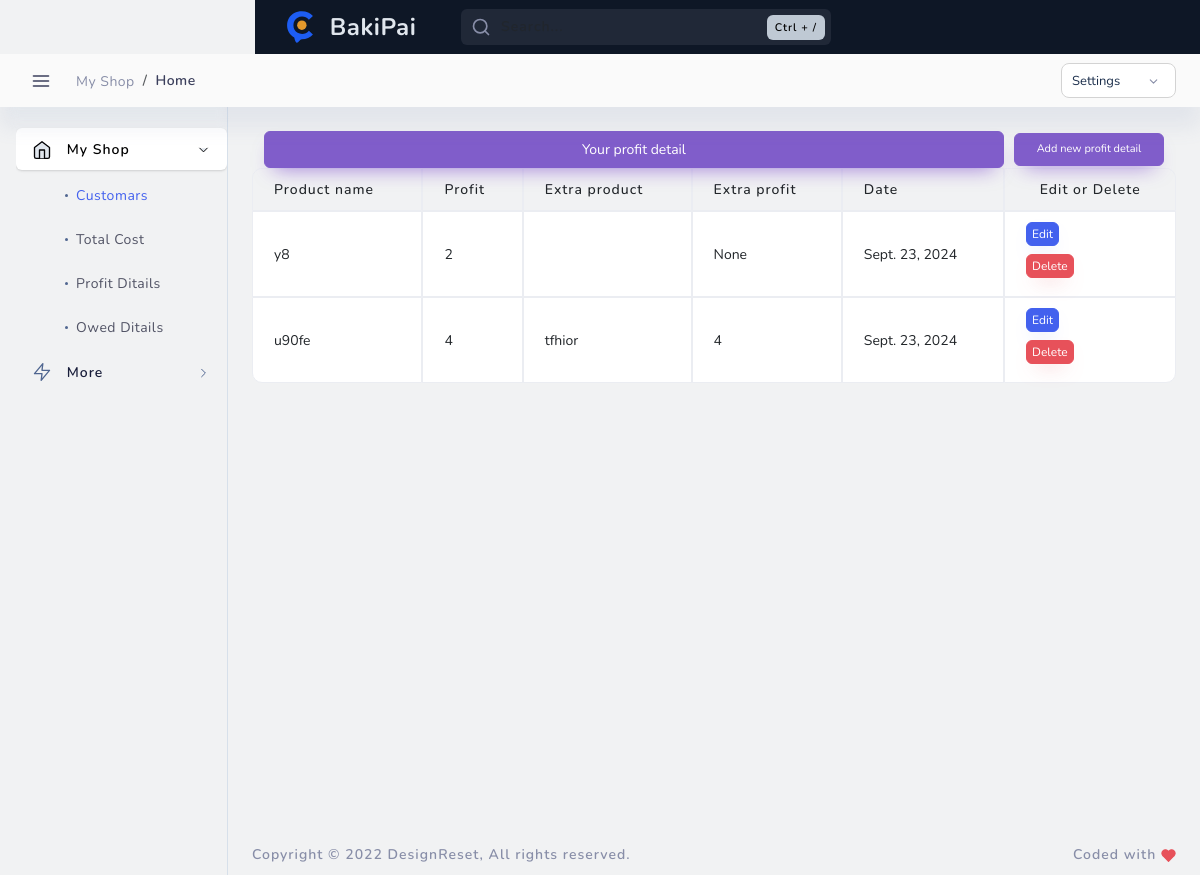
The page /profit_detail/ on the database as committed earlier.
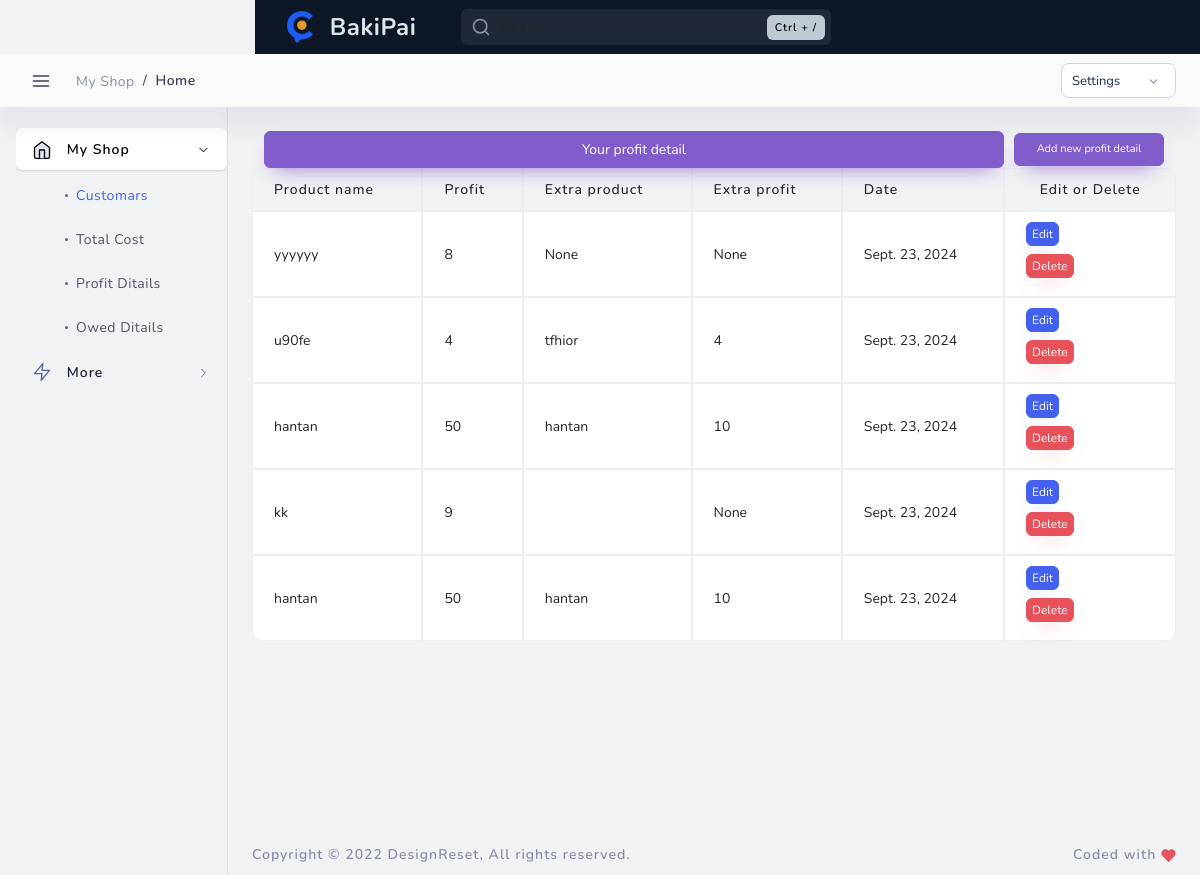
The same page on the database as committed later.
### admin_panel/models.py (models this page shows)
class profit_detail(models.Model):
    product_name = models.TextField(max_length=20000)
    profit = models.IntegerField()
    extra =  models.TextField(max_length=20000 , blank=True , null=True)
    extra_profit = models.IntegerField( blank=True , null=True)
    date = models.DateField(auto_now_add=True)

### admin_panel/views.py (the view)
# urls.py: path('profit_detail/', profit_details, name='profit_detail'),
def profit_details(request):
    delete_profit_detail = request.POST.get('delete')
    if request.method == 'POST' and delete_profit_detail:
        delete_pro_detail = profit_detail.objects.get( id = delete_profit_detail)
        delete_pro_detail.delete()
        return redirect('profit_detail')
    detail = profit_detail.objects.all()
    context = {
        'detail':detail
    }
    return render(request , 'admin_panel/prfit_ditail.html' , context)

### admin_panel/templates/admin_panel/prfit_ditail.html (shortened to what this page needs)
{% load static %}
<!DOCTYPE html>
<html lang="en">
<head>
    <link href="{% static 'admin_theme/layouts/vertical-dark-menu/css/light/loader.css' %}" rel="stylesheet" type="text/css" />
    <link href="{% static 'admin_theme/layouts/vertical-dark-menu/css/dark/loader.css' %}" rel="stylesheet" type="text/css" />
    <link href="{% static 'admin_theme/src/bootstrap/css/bootstrap.min.css' %}" rel="stylesheet" type="text/css" />
    <link href="{% static 'admin_theme/layouts/vertical-dark-menu/css/light/plugins.css' %}" rel="stylesheet" type="text/css" />
    <link href="{% static 'admin_theme/layouts/vertical-dark-menu/css/dark/plugins.css' %}" rel="stylesheet" type="text/css" />
    <link href="{% static 'admin_theme/src/plugins/src/apex/apexcharts.css' %}" rel="stylesheet" type="text/css">
    <link href="{% static 'admin_theme/src/assets/css/light/dashboard/dash_1.css' %}" rel="stylesheet" type="text/css" />
    <link href="{% static 'admin_theme/src/assets/css/dark/dashboard/dash_1.css' %}" rel="stylesheet" type="text/css" />
</head>
<body class="layout-boxed">
    <div class="header-container container-xxl">
        <header class="header navbar navbar-expand-sm expand-header">
            <ul class="navbar-item theme-brand flex-row  text-center">
                <li class="nav-item theme-logo">
                    <a href="index.html">
                        <img src="{% static 'admin_theme/src/assets/img/logo2.svg' %}" class="navbar-logo" alt="logo">
                    </a>
                </li>
                <li class="nav-item theme-text">
                    <a href="index.html" class="nav-link">BakiPai</a>
                </li>
            </ul>
            <div class="search-animated toggle-search">
                <svg xmlns="http://www.w3.org/2000/svg" width="24" height="24" viewBox="0 0 24 24" fill="none" stroke="currentColor" stroke-width="2" stroke-linecap="round" stroke-linejoin="round" class="feather feather-search"><circle cx="11" cy="11" r="8"></circle><line x1="21" y1="21" x2="16.65" y2="16.65"></line></svg>
                <form class="form-inline search-full form-inline search" role="search">
                    <div class="search-bar">
                        <input type="text" class="form-control search-form-control  ml-lg-auto" placeholder="Search...">
                    </div>
                </form>
                <span class="badge badge-secondary">Ctrl + /</span>
            </div>
        </header>
    </div>
    <div class="main-container" id="container">
        <div class="sidebar-wrapper sidebar-theme">
            <nav id="sidebar">
                <div class="shadow-bottom"></div>
                <ul class="list-unstyled menu-categories" id="accordionExample">
                    <li class="menu active">
                        <a href="#dashboard" data-bs-toggle="collapse" aria-expanded="true" class="dropdown-toggle">
                            <div class="">
                                <span>My Shop</span>
                            </div>
                            <div>
                                <svg xmlns="http://www.w3.org/2000/svg" width="24" height="24" viewBox="0 0 24 24" fill="none" stroke="currentColor" stroke-width="2" stroke-linecap="round" stroke-linejoin="round" class="feather feather-chevron-right"><polyline points="9 18 15 12 9 6"></polyline></svg>
                            </div>
                        </a>
                        <ul class="collapse submenu list-unstyled show" id="dashboard" data-bs-parent="#accordionExample">
                            <li class="active">
                                <a href="{% url 'customar_list' %}"> Customars </a>
                            </li>
                            <li>
                                <a href="{% url 'total_cost' %}">Total Cost </a>
                            </li>
                            <li>
                                <a href="{% url 'profit_detail' %}"> Profit Ditails </a>
                            </li>
                            <li>
                                <a href="{% url 'owed_detail' %}"> Owed Ditails</a>
                            </li>
                        </ul>
                    </li>
                    <li class="menu">
                        <a href="#elements" data-bs-toggle="collapse" aria-expanded="false" class="dropdown-toggle">
                            <div class="">
                                <svg xmlns="http://www.w3.org/2000/svg" width="24" height="24" viewBox="0 0 24 24" fill="none" stroke="currentColor" stroke-width="2" stroke-linecap="round" stroke-linejoin="round" class="feather feather-zap"><polygon points="13 2 3 14 12 14 11 22 21 10 12 10 13 2"></polygon></svg>
                                <span>More</span>
                            </div>
                            <div>
                                <svg xmlns="http://www.w3.org/2000/svg" width="24" height="24" viewBox="0 0 24 24" fill="none" stroke="currentColor" stroke-width="2" stroke-linecap="round" stroke-linejoin="round" class="feather feather-chevron-right"><polyline points="9 18 15 12 9 6"></polyline></svg>
                            </div>
                        </a>
            </nav>
        </div>
        <div id="content" class="main-content">
            <div class="layout-px-spacing">
                <div class="middle-content container-xxl p-0">
                    <div class="secondary-nav">
                        <div class="breadcrumbs-container" data-page-heading="Analytics">
                            <header class="header navbar navbar-expand-sm">
                                <a href="javascript:void(0);" class="btn-toggle sidebarCollapse" data-placement="bottom">
                                </a>
                                <div class="d-flex breadcrumb-content">
                                    <div class="page-header">
                                        <nav class="breadcrumb-style-one" aria-label="breadcrumb">
                                            <ol class="breadcrumb">
                                                <li class="breadcrumb-item"><a href="#">My Shop</a></li>
                                                <li class="breadcrumb-item active" aria-current="page">Home</li>
                                            </ol>
                                        </nav>
                                    </div>
                                </div>
                                <ul class="navbar-nav flex-row ms-auto breadcrumb-action-dropdown">
                                    <li class="nav-item more-dropdown">
                                        <div class="dropdown  custom-dropdown-icon">
                                            <a class="dropdown-toggle btn" href="#" role="button" id="customDropdown" data-bs-toggle="dropdown" aria-haspopup="true" aria-expanded="false">
                                                <span>Settings</span>
                                                <svg xmlns="http://www.w3.org/2000/svg" width="24" height="24" viewBox="0 0 24 24" fill="none" stroke="currentColor" stroke-width="2" stroke-linecap="round" stroke-linejoin="round" class="feather feather-chevron-down custom-dropdown-arrow"><polyline points="6 9 12 15 18 9"></polyline></svg>
                                            </a>
                                        </div>
                                    </li>
                                </ul>
                            </header>
                        </div>
                    </div>
                    </div>
                </head>
                <body>
                    <div class="container mt-4">
                        <div class="button-container d-flex justify-content-between align-items-center">
                            <button type="button" class="btn btn-secondary full-width-btn" data-bs-container="body" data-bs-placement="left" data-bs-content="Tooltip on left">
                                Your profit detail
                            </button>
                            <div class="dropdown dropdown-container">
                           <a href="{% url 'create_profit_detail' %}">     <button class="btn btn-secondary dropdown-toggle dropdown-btn btn-sm" type="button">
                            Add new profit  detail
                        </button></a>
                            </div>
                        </div>
                    </div>
                </body>
                </html>
                <div class="table-responsive">
                    <table class="table table-hover table-bordered">
                        <thead>
                            <tr>
                                <th>Product name</th>
                                <th>Profit</th>
                                <th>Extra product</th>
                                <th>Extra profit</th>
                                <th>Date</th>
                                <th class="text-center" scope="col">Edit or Delete</th>
                            </tr>
                        </thead>
                        <tbody>
                            {% for item in detail %}
                            <tr>
                                <td>{{ item.product_name}}</td>
                                <td>{{ item.profit}}</td>
                                <td>{{ item.extra}}</td>
                                <td>{{ item.extra_profit}}</td>
                                <td>{{ item.date}}</td>
                                <td>                                <a href="{% url 'update_profit_detail' item.id %}"><button class="btn btn-primary mb-2 me-2" style="padding: 2px 5px; font-size: 12px;">Edit</button></a>
                            <form method="POST">
                                <button class="btn btn-danger mb-2 me-2" style="padding: 2px 5px; font-size: 12px;"  data-id="{{ item.id }}">
                                    Delete
                                </button></td>
                            </tr>
                            {% endfor %}
                        </tbody>
                    </table>
                </div>
            <div class="footer-wrapper">
                <div class="footer-section f-section-1">
                    <p class="">Copyright © <span class="dynamic-year">2022</span> <a target="_blank" href="https://designreset.com/cork-admin/">DesignReset</a>, All rights reserved.</p>
                </div>
                <div class="footer-section f-section-2">
                    <p class="">Coded with </p>
                </div>
            </div>
</body>
</html>

### admin_panel/templates/admin_panel/prfit_ditail.html (style rules this page uses)
.full-width-btn { width: 100%; }
.dropdown-btn { width: auto; min-width: 150px; transition: all 0.3s ease; position: relative; }
.dropdown-container { margin-left: 10px; position: relative; }

Rows that differ between the two databases and show on the page:
changed profit_detail: product_name "y8" → "yyyyyy"; profit "2" → "8"; extra (not shown) → "None"
added profit_detail: product_name "hantan", profit "50", extra "hantan", extra_profit "10", date "Sept. 23, 2024"
added profit_detail: product_name "kk", profit "9", extra_profit "None", date "Sept. 23, 2024"
added profit_detail: product_name "hantan", profit "50", extra "hantan", extra_profit "10", date "Sept. 23, 2024"
